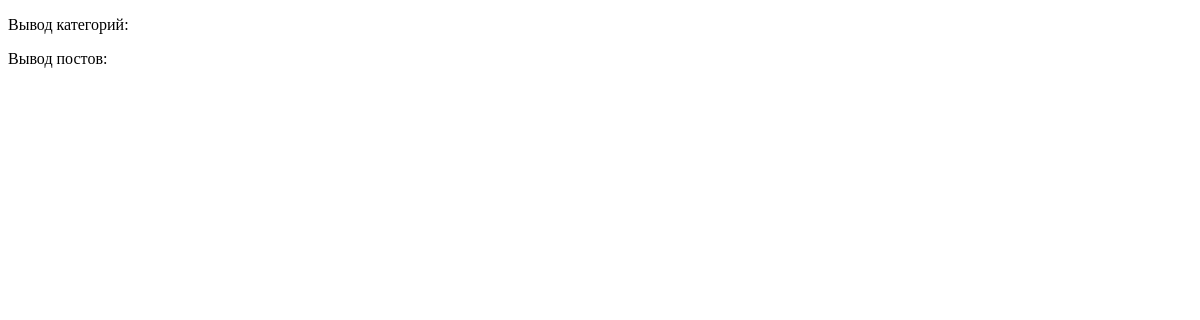
Before: / with the older database file.
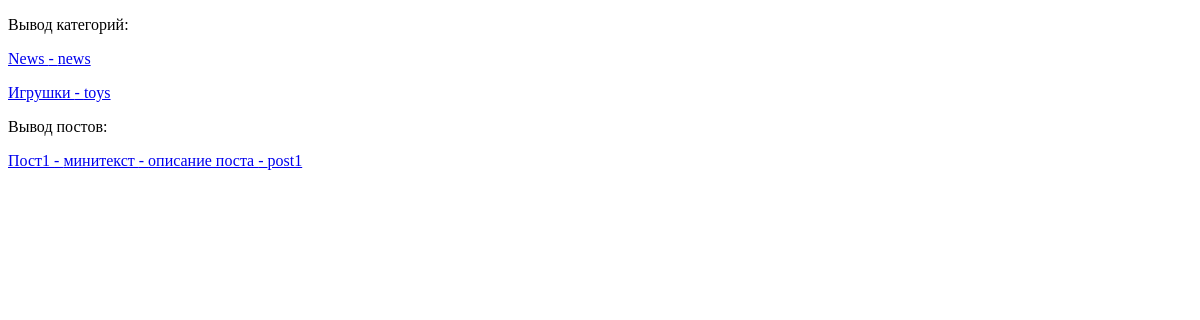
After: the same page with the newer database file.
### blog/models.py (models this page shows, shortened)
class Category(models.Model):
    name = models.CharField("Имя", max_length=100)
    slug = models.SlugField("url", max_length=100)
    def __str__(self):
        return self.name
    class Meta:
        verbose_name = "Категория"
        verbose_name_plural = "Категории"

class Post(models.Model):
    title = models.CharField("Заголовок", max_length=100)
    mini_text = models.TextField("Мини текст")
    text = models.TextField("Текст")
    created_date = models.DateTimeField("Дата создания", auto_now=True)
    slug = models.SlugField("url", max_length=100, unique=True)
    class Meta:
        verbose_name = "Пост"
        verbose_name_plural = "Посты"

### blog/views.py (the view)
# urls.py: path('', views.HomeView.as_view()),
class HomeView(View):
    def get(self, request):
        catagory_list = Category.objects.all()
        post_list = Post.objects.all()
        print(catagory_list)
        return render(request, "blog/home.html", {"categories": catagory_list, "posts": post_list})

### templates/blog/home.html (shortened to what this page needs)
<!DOCTYPE html>
<html lang="en">
<head>
</head>
<body>
     <p>Вывод категорий:</p>
    {% for category in categories %}
    <p><a href="{% url 'category' category.slug%}">{{category.name}} - {{category.slug}}</a></p>
    {% endfor %}
    <p>Вывод постов:</p>
    {% for post in posts %}
    <p><a href="{% url 'post' post.slug%}">{{post.title}} - {{post.mini_text}}  - {{post.text}} - {{post.slug}}</a></p>
    {% endfor %}
</body>
</html>

Changed rows visible on the page:
added Category: name "News", slug "news"
added Category: name "Игрушки", slug "toys"
added Post: title "Пост1", mini_text "минитекст", text "описание поста", slug "post1"
